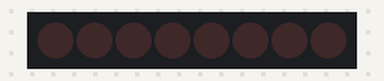
Simulated run of this sketch. Board: Arduino Uno, built with avr-gcc and run on an emulated ATmega328P. Parts: 8 shift-register outputs drawn as a row of LEDs (first output left, lit = HIGH). Wiring (inferred from the names in the program): shift register (74HC595): data pin 2; shift clock pin 3; latch pin 4. Wiring (inferred from the signals the program sends): row of LEDs: on Q0, Q1, Q2, Q3, Q4, Q5, Q6, Q7.

Above: at 0.05 s.
At 0.38 s:
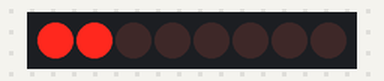
At 0.71 s:
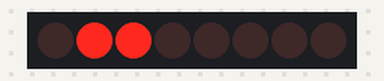
At 1.46 s:
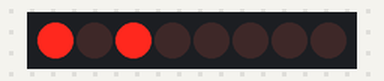
At 2.22 s:
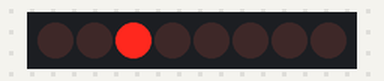
At 2.87 s:
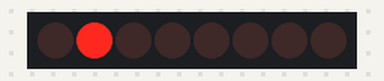
Timing chart, 0 to 3.2 s (numbered marks = the images above):
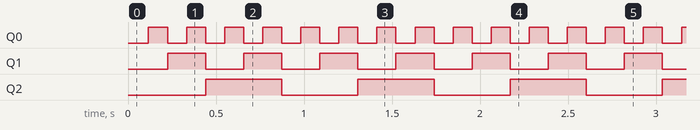

The sketch:

_8Lights_Harder_Version.ino
```cpp
/*     ---------------------------------------------------------
 *     |  Arduino Experimentation Kit Example Code             |
 *     |  CIRC-05 .: 8 More LEDs :. (74HC595 Shift Register)   |
 *     ---------------------------------------------------------
 *
 * We have already controlled 8 LEDs however this does it in a slightly
 * different manner. Rather than using 8 pins we will use just three
 * and an additional chip.
 *
 *
 */


//Pin Definitions
//Pin Definitions
//The 74HC595 uses a serial communication
//link which has three pins
int data = 2;
int clock = 3;
int latch = 4;

//Used for single LED manipulation
int ledState = 0;
const int ON = HIGH;
const int OFF = LOW;


/*
 * setup() - this function runs once when you turn your Arduino on
 * We set the three control pins to outputs
 */
void setup()
{
  pinMode(data, OUTPUT);
  pinMode(clock, OUTPUT);
  pinMode(latch, OUTPUT);
}

/*
 * loop() - this function will start after setup finishes and then repeat
 * we set which LEDs we want on then call a routine which sends the states to the 74HC595
 */
void loop()                     // run over and over again
{
  int delayTime = 100; //the number of milliseconds to delay between LED updates
  for(int i = 0; i < 8; i++){
   updateLEDsLong(i);
   delay(delayTime);
  }
}


/*
 * updateLEDs() - sends the LED states set in ledStates to the 74HC595
 * sequence
 */
void updateLEDs(int value){
  digitalWrite(latch, LOW);     //Pulls the chips latch low
  shiftOut(data, clock, MSBFIRST, value); //Shifts out the 8 bits to the shift register
  digitalWrite(latch, HIGH);   //Pulls the latch high displaying the data
}

/*
 * updateLEDsLong() - sends the LED states set in ledStates to the 74HC595
 * sequence. Same as updateLEDs except the shifting out is done in software
 * so you can see what is happening.
 */
void updateLEDsLong(int value){
  digitalWrite(latch, LOW);    //Pulls the chips latch low
  for(int i = 0; i < 8; i++){  //Will repeat 8 times (once for each bit)
  int bit = value & B10000000; //We use a "bitmask" to select only the eighth
                               //bit in our number (the one we are addressing this time thro
                    //ugh
  value = value << 1;          //we move our number up one bit value so next time bit 7 will
                    // be
                               //bit 8 and we will do our math on it
  if(bit == 128){digitalWrite(data, HIGH);} //if bit 8 is set then set our data pin high
  else{digitalWrite(data, LOW);}            //if bit 8 is unset then set the data pin low
    digitalWrite(clock, HIGH);                //the next three lines pulse the clock pin
    delay(1);
    digitalWrite(clock, LOW);
  }
  digitalWrite(latch, HIGH);  //pulls the latch high shifting our data into being displayed
}


//These are used in the bitwise math that we use to change individual LEDs
//For more details http://en.wikipedia.org/wiki/Bitwise_operation
int bits[] = {B00000001, B00000010, B00000100, B00001000, B00010000, B00100000, B01000000, B10000000};
int masks[] = {B11111110, B11111101, B11111011, B11110111, B11101111, B11011111, B10111111,
                    B01111111};
/*
 * changeLED(int led, int state) - changes an individual LED
 * LEDs are 0 to 7 and state is either 0 - OFF or 1 - ON
 */
 void changeLED(int led, int state){
   ledState = ledState & masks[led];  //clears ledState of the bit we are addressing
   if(state == ON){ledState = ledState | bits[led];} //if the bit is on we will add it to le
                    //dState
   updateLEDs(ledState);              //send the new LED state to the shift register
 }
```

Measured:
- by itself, Q0: alternates HIGH for 0.11 s and LOW for 0.11 s
- by itself, Q1: alternates HIGH for 0.22 s and LOW for 0.22 s
- by itself, Q2: alternates HIGH for 0.43 s and LOW for 0.43 s
